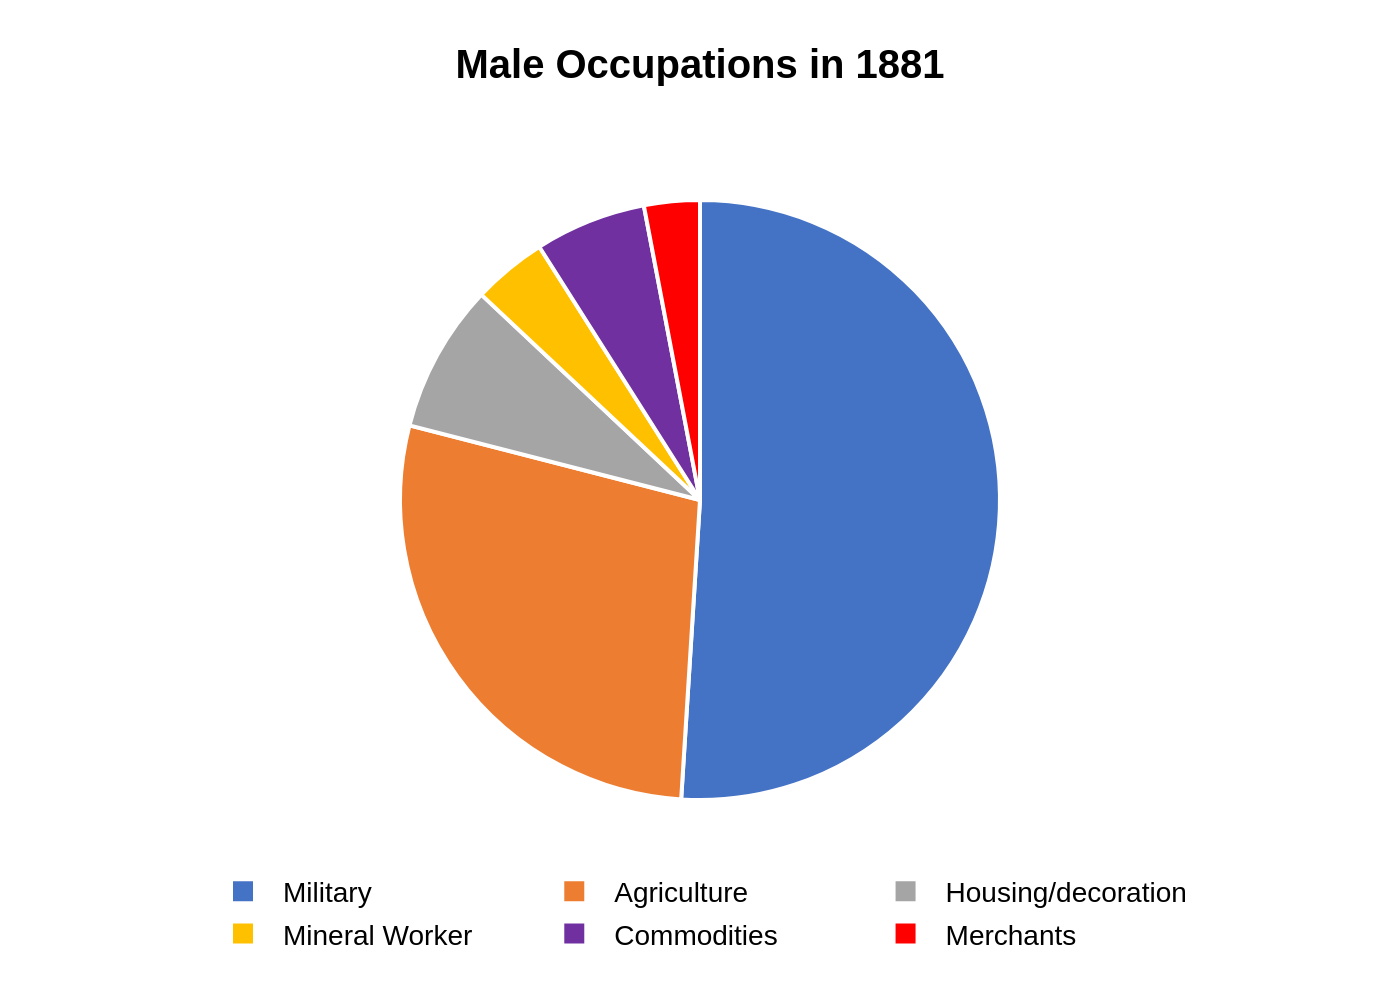

Reproduce this figure in Python.
import sys
import json
import plotly.graph_objects as go
from pathlib import Path

# --- 1. Load Data from JSON ---
if len(sys.argv) != 2:
    print(f"Usage: python {sys.argv[0]} <json_file_path>")
    sys.exit(1)

json_file_path = Path(sys.argv[1])
if not json_file_path.is_file():
    print(f"Error: File not found at {json_file_path}")
    sys.exit(1)

with open(json_file_path, 'r', encoding='utf-8') as f:
    chart_data = json.load(f)

# --- 2. Extract Data and Texts ---
data = chart_data.get('chart_data', [])
texts = chart_data.get('texts', {})
colors = chart_data.get('colors', [])

labels = [item['label'] for item in data]
values = [item['value'] for item in data]

# --- 3. Create the Chart ---
fig = go.Figure()

fig.add_trace(go.Pie(
    labels=labels,
    values=values,
    marker=dict(colors=colors, line=dict(color='#FFFFFF', width=2)),
    hoverinfo='label+percent',
    textinfo='none',
    sort=False,  # This is crucial to maintain the original order
    direction='clockwise'
))

# --- 4. Configure Layout ---
title_text = f"<b>{texts.get('title', '')}</b>"
if texts.get('subtitle'):
    title_text += f"<br>{texts.get('subtitle')}"

source_text = texts.get('source', '')

fig.update_layout(
    title=dict(
        text=title_text,
        y=0.95,
        x=0.5,
        xanchor='center',
        yanchor='top'
    ),
    font=dict(
        family="Arial",
        size=14,
        color="black"
    ),
    showlegend=True,
    legend=dict(
        orientation="h",
        yanchor="top",
        y=-0.1,
        xanchor="center",
        x=0.5
    ),
    margin=dict(l=40, r=40, t=100, b=100),
    paper_bgcolor='white',
    plot_bgcolor='white'
)

if source_text:
    fig.add_annotation(
        text=source_text,
        align='left',
        showarrow=False,
        xref='paper',
        yref='paper',
        x=0,
        y=-0.2,
        xanchor='left',
        yanchor='top'
    )


# --- 5. Save the Output ---
output_filename = f"{json_file_path.stem}.png"
fig.write_image(output_filename, scale=2)
print(f"Chart saved to {output_filename}")
